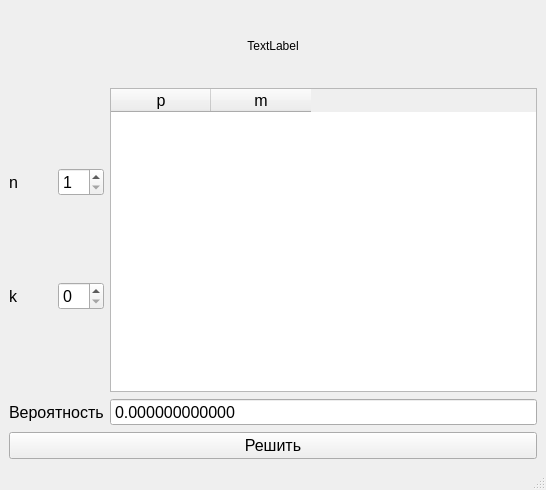
<?xml version="1.0" encoding="UTF-8"?>
<ui version="4.0">
 <class>MainWindow</class>
 <widget class="QMainWindow" name="MainWindow">
  <property name="geometry">
   <rect>
    <x>0</x>
    <y>0</y>
    <width>540</width>
    <height>490</height>
   </rect>
  </property>
  <property name="windowTitle">
   <string>MainWindow</string>
  </property>
  <widget class="QWidget" name="centralwidget">
   <layout class="QVBoxLayout" name="verticalLayout">
    <item>
     <widget class="QLabel" name="formula_img">
      <property name="minimumSize">
       <size>
        <width>528</width>
        <height>73</height>
       </size>
      </property>
      <property name="maximumSize">
       <size>
        <width>528</width>
        <height>73</height>
       </size>
      </property>
      <property name="text">
       <string>TextLabel</string>
      </property>
      <property name="scaledContents">
       <bool>true</bool>
      </property>
      <property name="alignment">
       <set>Qt::AlignCenter</set>
      </property>
     </widget>
    </item>
    <item>
     <layout class="QGridLayout" name="gridLayout_2">
      <item row="0" column="1">
       <widget class="QTableWidget" name="table">
        <property name="font">
         <font>
          <pointsize>12</pointsize>
         </font>
        </property>
        <column>
         <property name="text">
          <string>p</string>
         </property>
        </column>
        <column>
         <property name="text">
          <string>m</string>
         </property>
        </column>
       </widget>
      </item>
      <item row="1" column="1">
       <widget class="QDoubleSpinBox" name="result_SpinBox">
        <property name="font">
         <font>
          <pointsize>12</pointsize>
         </font>
        </property>
        <property name="readOnly">
         <bool>true</bool>
        </property>
        <property name="buttonSymbols">
         <enum>QAbstractSpinBox::NoButtons</enum>
        </property>
        <property name="decimals">
         <number>12</number>
        </property>
       </widget>
      </item>
      <item row="0" column="0">
       <layout class="QGridLayout" name="gridLayout">
        <item row="1" column="0">
         <widget class="QLabel" name="k_label">
          <property name="font">
           <font>
            <pointsize>12</pointsize>
           </font>
          </property>
          <property name="text">
           <string>k</string>
          </property>
         </widget>
        </item>
        <item row="1" column="1">
         <widget class="QSpinBox" name="k_spinBox">
          <property name="font">
           <font>
            <pointsize>12</pointsize>
           </font>
          </property>
         </widget>
        </item>
        <item row="0" column="0">
         <widget class="QLabel" name="n_label">
          <property name="font">
           <font>
            <pointsize>12</pointsize>
           </font>
          </property>
          <property name="text">
           <string>n</string>
          </property>
         </widget>
        </item>
        <item row="0" column="1">
         <widget class="QSpinBox" name="n_spinBox">
          <property name="font">
           <font>
            <pointsize>12</pointsize>
           </font>
          </property>
          <property name="minimum">
           <number>1</number>
          </property>
         </widget>
        </item>
       </layout>
      </item>
      <item row="1" column="0">
       <widget class="QLabel" name="result_label">
        <property name="font">
         <font>
          <pointsize>12</pointsize>
         </font>
        </property>
        <property name="text">
         <string>Вероятность</string>
        </property>
       </widget>
      </item>
     </layout>
    </item>
    <item>
     <widget class="QPushButton" name="result_button">
      <property name="font">
       <font>
        <pointsize>12</pointsize>
       </font>
      </property>
      <property name="text">
       <string>Решить</string>
      </property>
     </widget>
    </item>
   </layout>
  </widget>
  <widget class="QMenuBar" name="menubar">
   <property name="geometry">
    <rect>
     <x>0</x>
     <y>0</y>
     <width>540</width>
     <height>26</height>
    </rect>
   </property>
  </widget>
  <widget class="QStatusBar" name="statusbar"/>
 </widget>
 <resources/>
 <connections/>
</ui>
